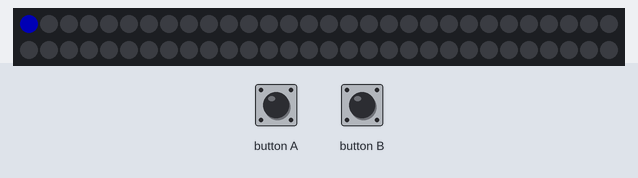
The program below on a simulated BBC micro:bit running MicroPython. Parts: 60 RGB LEDs in strip order, left to right, continuing on the next row. Inputs (shaded band) come from the test bench. Dim RGB values are drawn brighter than linear.

Above: at 1.2 s.
1.3 s: button A pressed for 0.15 s
At 1.76 s:
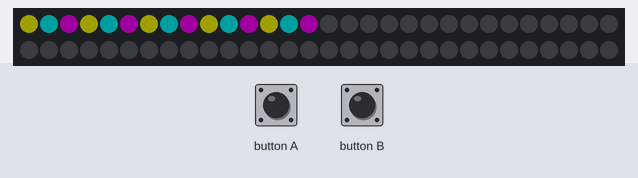
2.0 s: button B pressed for 1 s
At 3.9 s:
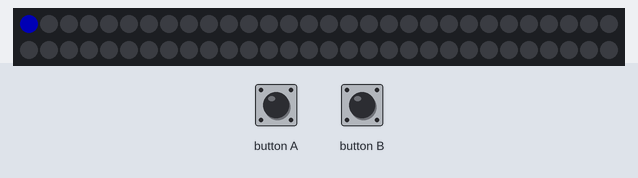
4.5 s: button A pressed for 1 s
At 6.6 s:
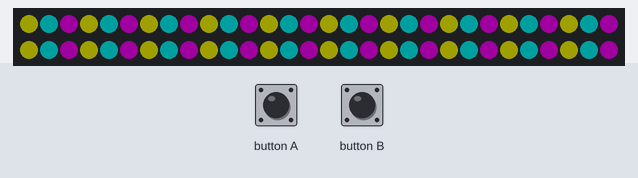
7.2 s: button B pressed for 0.15 s
At 7.8 s:
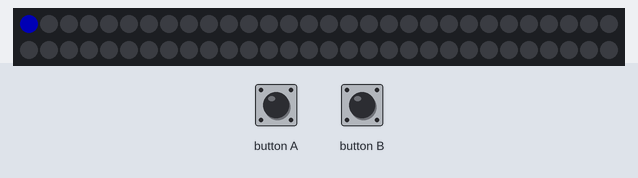
Timing chart, 0 to 9.8 s (numbered marks = the images above; inputs shaded):
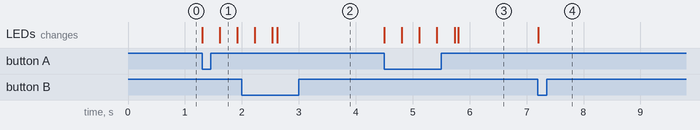

Measured:
- after the input at 1.3 s, the LEDs: first change at once (image 1 shows a later state)
- after the input at 2.0 s, the LEDs: first differ from a run without the input after 0.62 s (image 2)
- after the input at 4.5 s, the LEDs: first change at once (image 3 shows a later state)
- after the input at 7.2 s, the LEDs: change at once (image 4)

The program:

strip-test1.py
```python
from microbit import *
import neopixel

NP_COUNT = 60
BURST_SIZE = 10

np = neopixel.NeoPixel(pin0, NP_COUNT)

BLUE = (0, 0, 64)
RED = (64, 0, 0)
OFF = (0, 0, 0)


def reset(pixels):
    for n in range(NP_COUNT):
        pixels[n] = OFF
    pixels[0] = BLUE
    np.show()

def shoot_firework(pixels):
    for pixel in range(NP_COUNT):
        # pixels[pixel] = (32, 0, 32)
        if pixel % 3 == 0:
            pixels[pixel] = (32, 32, 0)
        elif pixel % 3 == 2:
            pixels[pixel] = (32, 0, 32)
        else:
            pixels[pixel] = (0, 32, 32)
        pixels.show()
        sleep(20)

    #for pixel in range(NP_COUNT):
    #    pixels[pixel] = OFF
    #    pixels.show()


reset(np)

while True:
    if button_a.is_pressed():
        # set off a firework
        shoot_firework(np)
        # reset(np)
    if button_b.is_pressed():
        reset(np)
```
